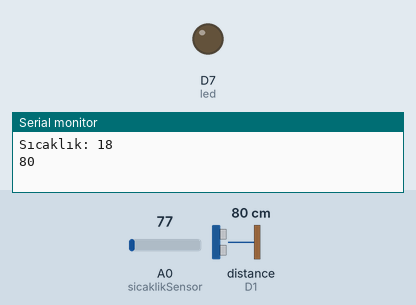
Bench run of a sketch on a simulated ESP8266 (NodeMCU). Parts: output pins drawn as LEDs (lit = HIGH), the last lines printed to the serial monitor. Wiring (inferred from the names in the program): ultrasonic range finder: trigger D0; echo D1. The test bench sets the inputs (shaded band); at power-on: A0 (sicaklikSensor) = 77, distance to the obstacle (sensor on D1) 80 cm. The echo pulse lasts 58.3 µs per cm; WiFi joins after 1.5 s; servers stay silent unless stated; pins used as bus, display or sensor lines are not drawn.

Above: at 0.5 s.
At 12.4 s:
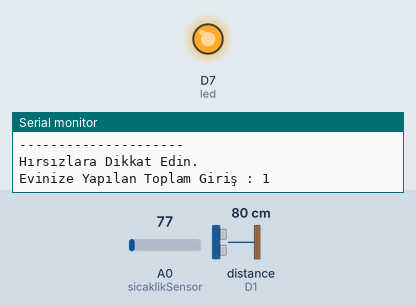
Timing chart, 0 to 24.6 s (numbered marks = the images above):
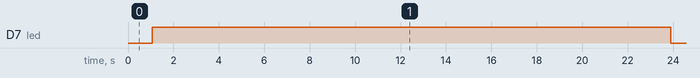

The sketch:

Nesnlerin_Interneti_Odev.ino
```cpp
#include "ThingSpeak.h"
#include <ESP8266WiFi.h>

int sicaklikSensor=A0;     //  LM35  Data  ucu A0  pinine  bağlanacak
float sicaklikDegeri;     //  Analog  değeri  dönüştüreceğimiz  sıcaklık  değeri
float olculenDeger;        // Ölçeceğimiz analog  değer
int trigPin = D0;
int echoPin = D1;
int led=13;
long zaman;
long mesafe;
int kapiAcilis =0;
int x = 0;
//-----------Internet Detayları---------//
char ssid[] = "keles";   // wifi ismi
char pass[] = "Mustafa34";   // wifi parola
//-------------------------------------------//

//----------- Kanal Detayları -------------//
unsigned long Channel_ID = 1256353; // Kanal ID
const int Field_number = 1;
const char * WriteAPIKey = "0O6YJ501XAT7T24Q"; // Yazma Apı Key
// ----------------------------------------//

WiFiClient  client;

void setup()
{
  Serial.begin(115200);
  WiFi.mode(WIFI_STA);
  ThingSpeak.begin(client);
  Serial.begin(9600);
  pinMode(led, OUTPUT);
  pinMode(trigPin, OUTPUT);
  pinMode(echoPin,INPUT);
  Serial.begin(9600);
}

void loop()
{
  digitalWrite(led, LOW);
  digitalWrite(trigPin, LOW);
  delayMicroseconds(5);
  digitalWrite(trigPin, HIGH);
  delayMicroseconds(10);
  digitalWrite(trigPin, LOW);
  int olcum=18;
  zaman = pulseIn(echoPin, HIGH);
  mesafe= (zaman /29.1)/2;
  olculenDeger  = analogRead  (sicaklikSensor);   //  A0  analog  ucundan değer oku
  olculenDeger  = (olculenDeger/1024)*5000;         //  mv'a  dönüşüm işlemi
  sicaklikDegeri  = olculenDeger  /12,0;                 // mV'u  sıcaklığa dönüştü
  sicaklikDegeri  = sicaklikDegeri-10;
  Serial.println("Evinize Hoşgeldiniz");
  Serial.println("Evinizin Sıcaklık Ve Hırsız Sensörü Bilgileri Aşşağıdaki Gibidir.: ");
  Serial.print("Sıcaklık: ");
  Serial.println(olcum );
  Serial.println(mesafe);

  delay(1000);
  if(mesafe>26)
  {
     Serial.println("Dikkat Kapınız Açıldı. Hırsız Olabilir.");
     digitalWrite(led, HIGH);
     kapiAcilis++;
     delay(2000);
  }
  else
  {
     Serial.println("Eviniz Kontrol Altındadır.");
     digitalWrite(led, LOW);
     delay(1000);
  }
  delay(500);

  internet();
  get_value();
  upload();
}

void upload()
{
  internet();
  x = ThingSpeak.writeField(Channel_ID, Field_number, kapiAcilis, WriteAPIKey);
  if (x == 200)Serial.println("Data Updated.");
  if (x != 200)
  {
    Serial.println("Data upload failed, retrying....");
    delay(15000);
    upload();
  }
}

void internet()
{
  if (WiFi.status() != WL_CONNECTED)
  {
    Serial.print("Attempting to connect to SSID: ");
    Serial.println(ssid);
    while (WiFi.status() != WL_CONNECTED)
    {
      WiFi.begin(ssid, pass);
      Serial.print(".");
      delay(5000);
    }
    Serial.println("\nConnected.");
  }
}

void get_value()
{
 Serial.println("---------------------");
 Serial.println("Hırsızlara Dikkat Edin.");
 Serial.print("Evinize Yapılan Toplam Giriş : ");
 Serial.println(kapiAcilis);
 delay(15000);
}
```

Measured:
- by itself, D7 (led): repeats every 18.9 s: LOW 1.1 s, HIGH 17.8 s
